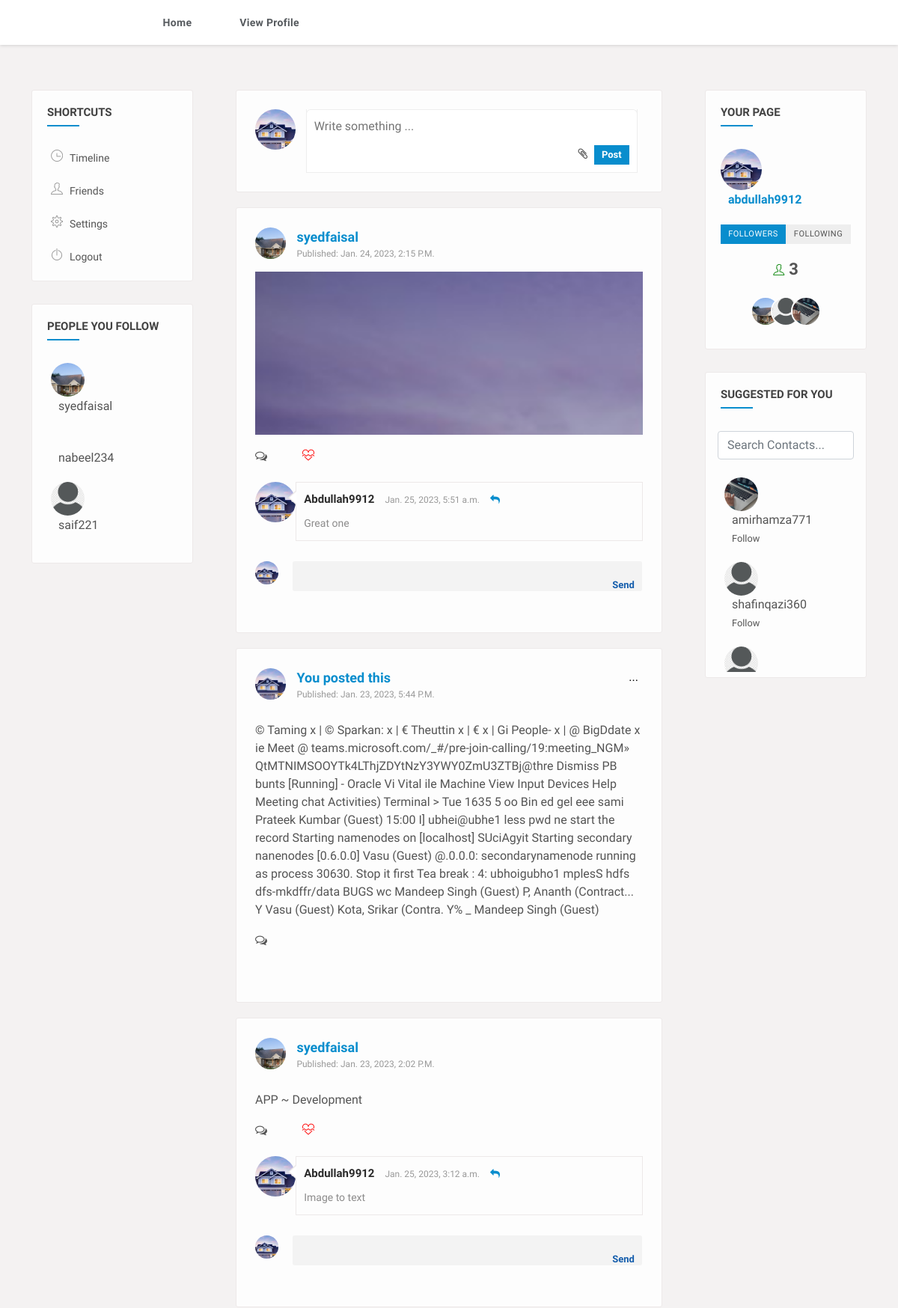
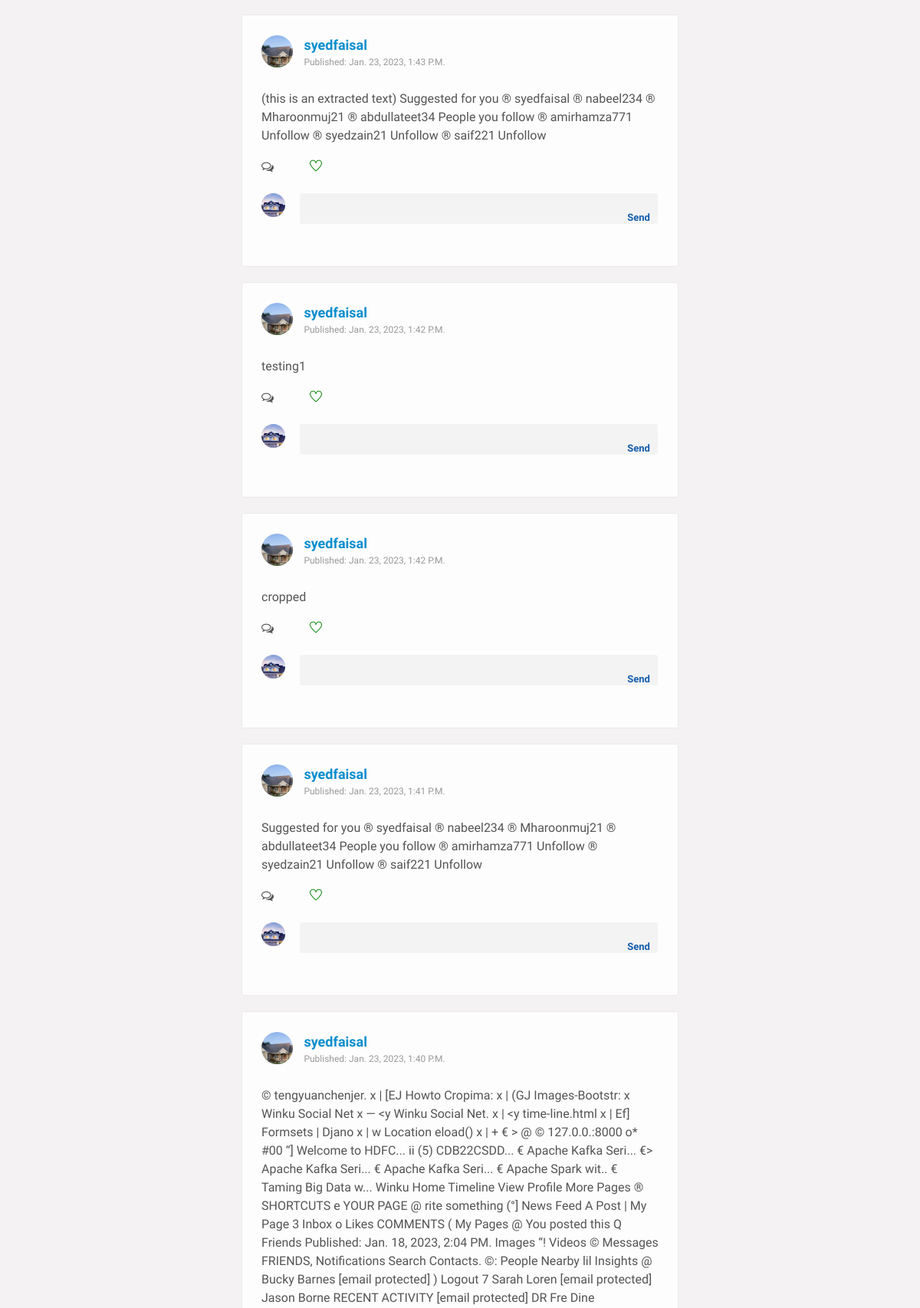
Screenshot of / (signed in, upper part) with the database file from the repository (2 pictures, top to bottom).
### my_app/models.py (models this page shows, shortened)
class Follower(models.Model):
  follower_id = models.ForeignKey(Account, related_name = 'follower', null = True, on_delete=models.SET_NULL)
  followee_id = models.ForeignKey(Account, related_name = 'followee', null = True, on_delete=models.SET_NULL)

class Account(models.Model):
  user = models.OneToOneField(User, null = True, blank = True, on_delete = models.CASCADE)
  email = models.EmailField(max_length = 224, null = True)
  full_name = models.CharField(max_length = 100, null = True)
  created_at = models.DateTimeField(auto_now_add = True, null = True)
  profile_pic = models.ImageField(default="user_29hrBtO.png", null = True, blank = True)
  background_pic = models.ImageField(default="cover-photo_hVs4cgX_G9aAZgR.png", null = True, blank = True)
  def __str__(self):
    return str(self.user)

class Post(models.Model):
  description = models.TextField(null = True, blank = True)
  File = models.FileField(upload_to='media', null = True, blank = True)
  user_id = models.ForeignKey(Account, null = True, blank=True, on_delete=models.SET_NULL)
  created_at = models.DateTimeField(auto_now_add = True, null = True)
  def __str__(self):
    return str(self.created_at)

class Comment(models.Model):
  text = models.TextField(null = True)
  post_id = models.ForeignKey(Post, null = True, blank = True, on_delete=models.SET_NULL)
  user_id = models.ForeignKey(Account, null = True, blank = True, on_delete=models.SET_NULL)
  created_at = models.DateTimeField(auto_now_add = True, null = True)

### my_app/views.py (the view, shortened to what this page needs)
# urls.py: path('', home, name="home"),
@login_required(login_url = 'login')
@csrf_exempt
def home(request):
  follows = Follower.objects.all()
  exclude_list = [request.user]
  account = Account.objects.get(user = request.user)
  account_list = [account]
  for i in follows:
    if(str(i.follower_id) == str(request.user.username)):
      user_instance = User.objects.get(username = str(i.followee_id))
      account_instance = Account.objects.get(user = user_instance)
      exclude_list.append(user_instance)
      account_list.append(account_instance)
  accounts = Account.objects.exclude(user__in = exclude_list)
  account_search = accounts
  value =""
  post_form = PostForm()
  context = {}
  posts = Post.objects.none()
  following = Follower.objects.none()
  likes = Like.objects.none()
  likes_list = []
  count = Post.objects.filter(user_id__in = account_list).count()
  posts = reversed(Post.objects.filter(user_id__in = account_list).order_by('created_at'))
  following = Follower.objects.filter(follower_id = account)
  follower = Follower.objects.filter(followee_id = account)
  likes = Like.objects.filter(liked_by = request.user.account)
  my_likes = Like.objects.filter(user_id = request.user.account)
  for i in likes:
    likes_list.append(i.post_id)
  comments_form = CommentForm()
  print(likes_list)
  data = "text:text"
  context = {
    "accounts": accounts,
    "count": count,
    "following": following,
    "follower": follower,
    "likes": likes,
    "likes_list": likes_list,
    "posts": posts,
    "account_search": account_search,
    "value": value,
    "post_form": post_form,
    "comments_form": comments_form,
    "my_likes": my_likes,
  }
  return render(request, "home.html", context = context)

### templates/home.html (shortened to what this page needs)
{% extends "base.html" %}
{% load static %}
{% block content %}
<section>
  <div class="gap gray-bg">
    <div class="container-fluid">
      <div class="row">
        <div class="col-lg-12">
          <div class="row" id="page-contents">
            <div class="col-lg-3">
              <aside class="sidebar static">
                <div class="widget">
                  <h4 class="widget-title">Shortcuts</h4>
                  <ul class="naves">
                    <li>
                      <i class="ti-time"></i>
                      <a href="{% url 'your_profile' %}" title="">Timeline</a>
                    </li>
                    <li>
                      <i class="ti-user"></i>
                      <a href="{% url 'friends' %}" title="">friends</a>
                    </li>
                    <li>
                      <i class="ti-settings"></i>
                      <a href="{% url 'about' %}" title="">settings</a>
                    </li>
                    <li>
                      <i class="ti-power-off"></i>
                      <a href="{% url 'logout' %}" title="">Logout</a>
                    </li>
                  </ul>
                </div>
                <div class="widget stick-widget">
                  <h4 class="widget-title">People you Follow</h4>
                  <ul class="followers">
                    {% for follow in following %}
                    <li>
                      <figure><img src="{{ follow.followee_id.profile_pic.url }}" alt=""></figure>
                      <div class="friend-meta">
                        <h4><a href="{% url 'follower_profile' id=follow.followee_id.id %}" title="">{{ follow.followee_id }}</a></h4>
                      </div>
                    </li>
                    {% endfor %}
                  </ul>
                </div>
              </aside>
            </div>
            <div class="col-lg-6">
              <div class="central-meta">
                <div class="new-postbox">
                  <figure>
                    <img src="{{ request.user.account.profile_pic.url }}" alt="">
                  </figure>
                  <div class="newpst-input">
                    <form action="{% url 'add_post' %}" id="formUpload" method="post" enctype="multipart/form-data">
                      {{ post_form.description }}
                      <div class="attachments">
                        <ul>
                          <li>
                            <i class="fa fa-paperclip"></i>
                          </li>
                          <li>
                            <button class="post-btn js-crop-and-upload">Post</button>
                          </li>
                        </ul>
                      </div>
                    </form>
                  </div>
                </div>
              </div>
              {% if count %}
              {% for post in posts %}
              <div class="central-meta item">
                <div class="user-post">
                  <div class="friend-info">
                    <figure>
                      <img src="{{ post.user_id.profile_pic.url }}" alt="">
                    </figure>
                    <div class="friend-name">
                      {% if post.user_id == request.user.account %}
                      <ins>You posted this</ins>
                      {% else %}
                      <ins><a href="{% url 'follower_profile' id=post.user_id.id %}" title="">{{ post.user_id }}</a></ins>
                      {% endif %}
                      <span>published: {{ post.created_at }}</span>
                    </div>
                    <div class="post-meta">
                      {% if post.File %}
                      <img src="{{ post.File.url }}" alt="">
                      {% endif %}
                      {% if post.description %}
                      <div class="description">
                        <div>
                          {{ post.description }}
                        </div>
                      </div>
                      {% endif %}
                      <div class="we-video-info">
                        <ul>
                          <li>
                            <span class="comment" data-toggle="tooltip" title="Comments">
                              <i class="fa fa-comments-o"></i>
                            </span>
                          </li>
                          {% if post.user_id != request.user.account %}
                          {% if post in likes_list %}
                          <li>
                            <span class="dislike" data-toggle="tooltip" title="dislike">
                              <a href="{% url 'unlike' id=post.id %}"><i class="ti-heart-broken"></i></a>
                            </span>
                          </li>
                          {% else %}
                          <li>
                            <span class="like" data-toggle="tooltip" title="like">
                              <a href="{% url 'likes' id=post.id %}"><i class="ti-heart"></i></a>
                            </span>
                          </li>
                          {% endif %}
                          {% endif %}
                        </ul>
                      </div>
                    </div>
                  </div>
                  <div class="coment-area">
                    <ul class="we-comet">
                      {% for i in post.comment_set.all %}
                      <li>
                        <div class="comet-avatar">
                          <img src="{{ i.user_id.profile_pic.url }}" alt="">
                        </div>
                        <div class="we-comment">
                          <div class="coment-head">
                            <h5><a href="{{ i.user_id.profile_pic.url }}" title="">{{ i.user_id }}</a></h5>
                            <span>{{ i.created_at }}</span>
                            <a class="we-reply" href="#" title="Reply"><i class="fa fa-reply"></i></a>
                          </div>
                          <p>{{ i.text }}</p>
                        </div>
                      </li>
                      {% endfor %}
                      {% if post.user_id != request.user.account %}
                      <li class="post-comment">
                        <div class="comet-avatar">
                          <img src="{{ request.user.account.profile_pic.url }}" alt="">
                        </div>
                        <div class="post-comt-box">
                          <form method="post" action="{% url 'add_comment' id=post.id %}">
                            {{ comments_form.text }}
                            <button type="submit" style="color: rgb(20, 93, 172);">Send</button>
                          </form>
                        </div>
                      </li>
                      {% endif %}
                    </ul>
                  </div>
                  {% if post.user_id == request.user.account %}
                  <div class="post-setting">
                    <button class="post-setting-btn">...</button>
                  </div>
                  {% endif %}
                </div>
              </div>
              {% endfor %}
              {% else %}
              <div class="central-meta item">
                <div class="user-post">
                  <p class="text-center">Posts will appear here</p>
                </div>
              </div>
              {% endif %}
            </div>
            <div class="col-lg-3">
              <aside class="sidebar static">
                <div class="widget">
                  <h4 class="widget-title">Your page</h4>
                  <div class="your-page">
                    <figure>
                      <a href="#" title=""><img src="{{ request.user.account.profile_pic.url }}" alt=""></a>
                    </figure>
                    <div class="page-meta">
                      <a href="#" title="" class="underline">{{ request.user.username }}</a>
                    </div>
                    <div class="page-likes">
                      <ul class="nav nav-tabs likes-btn">
                        <li class="nav-item"><a class="active" href="#link1" data-toggle="tab">Followers</a></li>
                        <li class="nav-item"><a class="" href="#link2" data-toggle="tab">Following</a></li>
                      </ul>
                      <div class="tab-content">
                        <div class="tab-pane active fade show " id="link1" >
                        <span><i class="ti-user"></i>{{ follower.count }}</span>
                          <div class="users-thumb-list">
                          {% for i in follower %}
                            <a href="#" data-toggle="tooltip">
                              <img src="{{ i.follower_id.profile_pic.url }}" alt="">
                            </a>
                          {% endfor %}
                          </div>
                        </div>
                      </div>
                    </div>
                  </div>
                </div>
                <div class="widget stick-widget">
                  <h4 class="widget-title">Suggested For You</h4>
                  <form action="{% url 'home' %}" class="mx-3" method="POST">
                    <input type="search" placeholder="Search Contacts..." class="form-control" name="searched" value="{{ value }}">
                  </form>
                  <br>
                  <ul class="followers">
                    {% for acc in account_search %}
                    <li>
                      <figure><img src="{{ acc.profile_pic.url }}" alt=""></figure>
                      <div class="friend-meta">
                        <h4><a href="{% url 'follower_profile' id=acc.id %}" title="">{{ acc.user }}</a></h4>
                        <small><a href="{% url 'add_followee' id=acc.id %}" title="" class="underline">Follow</a></small>
                      </div>
                    </li>
                    {% endfor %}
                  </ul>
                </div>
              </aside>
            </div>
          </div>
        </div>
      </div>
    </div>
  </div>
</section>
{% endblock %}

### rows the page displays
Follower: followee_id.profile_pic (picture), followee_id "syedfaisal"
Follower: followee_id "nabeel234"
Follower: followee_id.profile_pic (picture), followee_id "saif221"
Post: user_id.profile_pic (picture), user_id "syedfaisal", created_at "Jan. 24, 2023, 2:15 P.m.", File (picture), user.account.profile_pic (picture)
Comment: user_id.profile_pic (picture), user_id "Abdullah9912", created_at "Jan. 25, 2023, 5:51 a.m.", text "Great one"
Post: user_id.profile_pic (picture), shows "You posted this", created_at "Jan. 23, 2023, 5:44 P.m.", description "© Taming x | © Sparkan: x | € Theuttin x | € x | Gi People- x | @ BigDdate x ie Meet @ teams.microsoft.com/_#/pre-join-calling/19:meeting_NGM» QtMTNIMSOOYTk4LThjZDYtNzY3YWY0ZmU3ZTBj@thre Dismiss PB bunts [Running] - Oracle Vi Vital ile Machine View Input Devices Help Meeting chat Activities) Terminal > Tue 1635 5 oo Bin ed gel eee sami Prateek Kumbar (Guest) 15:00 I] ubhei@ubhe1 less pwd ne start the record Starting namenodes on [localhost] SUciAgyit Starting secondary nanenodes [0.6.0.0] Vasu (Guest) @.0.0.0: secondarynamenode running as process 30630. Stop it first Tea break : 4: ubhoigubho1 mplesS hdfs dfs-mkdffr/data BUGS wc Mandeep Singh (Guest) P, Ananth (Contract... Y Vasu (Guest)…"
Post: user_id.profile_pic (picture), user_id "syedfaisal", created_at "Jan. 23, 2023, 2:02 P.m.", description "APP ~ Development", user.account.profile_pic (picture)
Comment: user_id.profile_pic (picture), user_id "Abdullah9912", created_at "Jan. 25, 2023, 3:12 a.m.", text "Image to text"
Post: user_id.profile_pic (picture), user_id "syedfaisal", created_at "Jan. 23, 2023, 1:43 P.m.", description "(this is an extracted text) Suggested for you ® syedfaisal ® nabeel234 ® Mharoonmuj21 ® abdullateet34 People you follow ® amirhamza771 Unfollow ® syedzain21 Unfollow ® saif221 Unfollow", user.account.profile_pic (picture)
Post: user_id.profile_pic (picture), user_id "syedfaisal", created_at "Jan. 23, 2023, 1:42 P.m.", description "testing1", user.account.profile_pic (picture)
Post: user_id.profile_pic (picture), user_id "syedfaisal", created_at "Jan. 23, 2023, 1:42 P.m.", description "cropped", user.account.profile_pic (picture)
Post: user_id.profile_pic (picture), user_id "syedfaisal", created_at "Jan. 23, 2023, 1:41 P.m.", description "Suggested for you ® syedfaisal ® nabeel234 ® Mharoonmuj21 ® abdullateet34 People you follow ® amirhamza771 Unfollow ® syedzain21 Unfollow ® saif221 Unfollow", user.account.profile_pic (picture)
Post: user_id.profile_pic (picture), user_id "syedfaisal", created_at "Jan. 23, 2023, 1:40 P.m.", description "© tengyuanchenjer. x | [EJ Howto Cropima: x | (GJ Images-Bootstr: x Winku Social Net x — <y Winku Social Net. x | <y time-line.html x | Ef] Formsets | Djano x | w Location eload() x | + € > @ © 127.0.0.:8000 o* #00 “] Welcome to HDFC... ii (5) CDB22CSDD... € Apache Kafka Seri... €> Apache Kafka Seri... € Apache Kafka Seri... € Apache Spark wit.. € Taming Big Data w... Winku Home Timeline View Profile More Pages ® SHORTCUTS e YOUR PAGE @ rite something (°] News Feed A Post | My Page 3 Inbox o Likes COMMENTS ( My Pages @ You posted this Q Friends Published: Jan. 18, 2023, 2:04 PM. Images “! Videos © Messages FRIENDS, Notifications Search Contacts. ©: People Nearby lil Insights @ Bucky Barnes…"
Follower: follower_id.profile_pic (picture)
Follower: follower_id.profile_pic (picture)
Follower: follower_id.profile_pic (picture)
Account: profile_pic (picture), user "amirhamza771"
Account: profile_pic (picture), user "shafinqazi360"
Account: profile_pic (picture)

### other values shown
{{ request.user.username }} "abdullah9912"
{{ follower.count }} "3"
